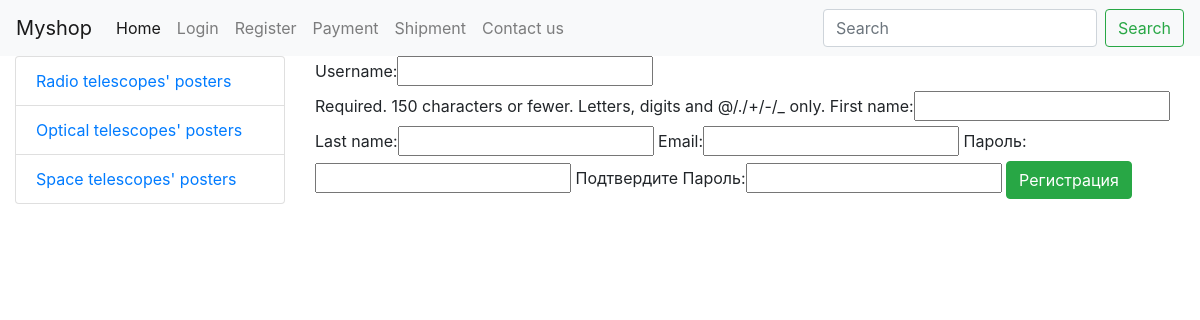
Page /registration/ on the committed database.
### core/models.py (models this page shows, shortened)
class TelescopeType(models.Model):
    name = models.CharField(max_length=255)

### core/views.py (the view, shortened to what this page needs)
# urls.py: path('registration/', Register.as_view(), name='registration'),
class Register(FormView):
    template_name = 'auth/registration.html'
    form_class = RegisterForm
    success_url = '/'

### core/forms.py (shortened to what this page needs)
class RegisterForm(forms.ModelForm):
    email = forms.EmailField(label='Email')
    password = forms.CharField(widget=forms.PasswordInput(),
                               label='Пароль')
    confirm_password = forms.CharField(widget=forms.PasswordInput(),
                                       label='Подтвердите Пароль')
    class Meta:
        model = User
        fields = (
            'username',
            'first_name',
            'last_name',
            'email',
            'password'
        )

### core/context_processor.py (called while the page is built)
def telescope_types(request):
    return {'telescope_types': TelescopeType.objects.all()}

### templates/auth/registration.html (shortened to what this page needs)
{% extends 'base.html' %}
{% load bootstrap %}
{% block content %}
<form method="post">
    {{form|bootstrap}}
    <input type="submit" class="btn btn-success" value="Регистрация">
</form>
{% endblock %}

### templates/base.html (shortened to what this page needs)
{% load staticfiles %}
<!doctype html>
<html lang="en">
  <head>
    <link rel="stylesheet" href="https://stackpath.bootstrapcdn.com/bootstrap/4.1.3/css/bootstrap.min.css">
  </head>
  <body>
    <nav class="navbar navbar-expand-lg navbar-light bg-light">
      <a class="navbar-brand" href="{% url 'home' %}">Myshop</a>
      <div class="collapse navbar-collapse" id="navbarSupportedContent">
        <ul class="navbar-nav mr-auto">
          <li class="nav-item active">
            <a class="nav-link" href="{% url 'home' %}">Home <span class="sr-only">(current)</span></a>
          </li>
          {% if not user.is_authenticated %}
          <li class="nav-item">
            <a class="nav-link" href="{% url 'login' %}">Login</a>
          </li>
          <li class="nav-item">
            <a class="nav-link" href="{% url 'registration' %}">Register</a>
          </li>
          {% else %}
          <li class="nav-item">
            <a class="nav-link" href="{% url 'logout' %}">Logout</a>
          </li>
          {% endif %}
          <li class="nav-item">
            <a class="nav-link" href="#">Payment</a>
          </li>
          <li class="nav-item">
            <a class="nav-link" href="#">Shipment</a>
          </li>
          <li class="nav-item">
            <a class="nav-link" href="#">Contact us</a>
          </li>
        </ul>
        <form class="form-inline my-2 my-lg-0">
          <input class="form-control mr-sm-2" type="search" placeholder="Search" aria-label="Search">
          <button class="btn btn-outline-success my-2 my-sm-0" type="submit">Search</button>
        </form>
      </div>
    </nav>
    <div class="container-fluid">
        <div class="row">
            <div class="col-md-3">
                <ul class="list-group">
                  {% for type in telescope_types %}
                    <li class="list-group-item"><a href="{% url 'telescope_type' type.id %}">{{type.name}} telescopes' posters</a></li>
                  {% endfor %}
              </ul>
             </div>
             <div class="col-md-9">
               {% block content %}
               {% endblock %}
             </div>
         </div>
     </div>
  </body>
</html>

### rows in the picture
TelescopeType: name "Radio"
TelescopeType: name "Optical"
TelescopeType: name "Space"
